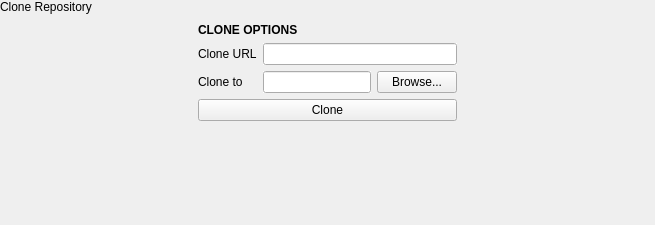
<?xml version="1.0" encoding="UTF-8"?>
<ui version="4.0">
 <class>CloneRepositoryPopover</class>
 <widget class="QWidget" name="CloneRepositoryPopover">
  <property name="geometry">
   <rect>
    <x>0</x>
    <y>0</y>
    <width>655</width>
    <height>225</height>
   </rect>
  </property>
  <property name="windowTitle">
   <string notr="true">Form</string>
  </property>
  <layout class="QVBoxLayout" name="verticalLayout">
   <property name="spacing">
    <number>0</number>
   </property>
   <property name="leftMargin">
    <number>0</number>
   </property>
   <property name="topMargin">
    <number>0</number>
   </property>
   <property name="rightMargin">
    <number>0</number>
   </property>
   <property name="bottomMargin">
    <number>0</number>
   </property>
   <item>
    <widget class="tStackedWidget" name="stackedWidget">
     <property name="currentIndex">
      <number>0</number>
     </property>
     <widget class="QWidget" name="clonePage">
      <layout class="QVBoxLayout" name="verticalLayout_3">
       <property name="spacing">
        <number>0</number>
       </property>
       <property name="leftMargin">
        <number>0</number>
       </property>
       <property name="topMargin">
        <number>0</number>
       </property>
       <property name="rightMargin">
        <number>0</number>
       </property>
       <property name="bottomMargin">
        <number>0</number>
       </property>
       <item>
        <widget class="tTitleLabel" name="titleLabel">
         <property name="text">
          <string>Clone Repository</string>
         </property>
        </widget>
       </item>
       <item alignment="Qt::AlignHCenter">
        <widget class="QWidget" name="cloneOptionsWidget" native="true">
         <layout class="QGridLayout" name="gridLayout">
          <item row="2" column="1">
           <widget class="QLineEdit" name="cloneDirectoryEdit">
            <property name="autoFillBackground">
             <bool>true</bool>
            </property>
           </widget>
          </item>
          <item row="0" column="0" colspan="2">
           <widget class="QLabel" name="label">
            <property name="font">
             <font>
              <bold>true</bold>
             </font>
            </property>
            <property name="text">
             <string>CLONE OPTIONS</string>
            </property>
           </widget>
          </item>
          <item row="2" column="0">
           <widget class="QLabel" name="label_4">
            <property name="text">
             <string>Clone to</string>
            </property>
           </widget>
          </item>
          <item row="1" column="0">
           <widget class="QLabel" name="label_2">
            <property name="text">
             <string>Clone URL</string>
            </property>
           </widget>
          </item>
          <item row="2" column="2">
           <widget class="QPushButton" name="browseButton">
            <property name="text">
             <string>Browse...</string>
            </property>
           </widget>
          </item>
          <item row="1" column="1" colspan="2">
           <widget class="QLineEdit" name="cloneUrlEdit">
            <property name="autoFillBackground">
             <bool>true</bool>
            </property>
           </widget>
          </item>
          <item row="3" column="0" colspan="3">
           <widget class="QPushButton" name="cloneButton">
            <property name="text">
             <string>Clone</string>
            </property>
            <property name="icon">
             <iconset theme="edit-copy">
              <normaloff>../../../theBeat/plugins/PhononPlugin</normaloff>../../../theBeat/plugins/PhononPlugin</iconset>
            </property>
           </widget>
          </item>
         </layout>
        </widget>
       </item>
       <item>
        <spacer name="verticalSpacer">
         <property name="orientation">
          <enum>Qt::Vertical</enum>
         </property>
         <property name="sizeHint" stdset="0">
          <size>
           <width>20</width>
           <height>236</height>
          </size>
         </property>
        </spacer>
       </item>
      </layout>
     </widget>
    </widget>
   </item>
  </layout>
 </widget>
 <customwidgets>
  <customwidget>
   <class>tStackedWidget</class>
   <extends>QStackedWidget</extends>
   <header location="global">tstackedwidget.h</header>
   <container>1</container>
   <slots>
    <signal>switchingFrame(int)</signal>
   </slots>
  </customwidget>
  <customwidget>
   <class>tTitleLabel</class>
   <extends>QLabel</extends>
   <header location="global">ttitlelabel.h</header>
   <slots>
    <signal>backButtonClicked()</signal>
   </slots>
  </customwidget>
 </customwidgets>
 <resources/>
 <connections/>
</ui>
